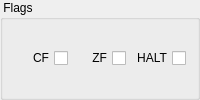
                <widget class="QGroupBox" name="flagsGroupBox">
                <property name="title">
                  <string> Flags </string>
                </property>
                <layout class="QHBoxLayout" name="horizontalLayout" stretch="0,0,0,0,0">
                  <property name="spacing">
                  <number>4</number>
                  </property>
                  <item>
                  <widget class="QCheckBox" name="cfCheckBox">
                    <property name="key" stdset="0">
                      <string>CF</string>
                    </property>
                    <property name="type" stdset="0">
                      <string>boolean</string>
                    </property>
                    <property name="toolTip">
                    <string>Carry flag</string>
                    </property>
                    <property name="layoutDirection">
                    <enum>Qt::RightToLeft</enum>
                    </property>
                    <property name="text">
                    <string>CF</string>
                    </property>
                  </widget>
                  </item>
                  <item>
                  <widget class="QCheckBox" name="zfCheckBox">
                    <property name="key" stdset="0">
                      <string>ZF</string>
                    </property>
                    <property name="type" stdset="0">
                      <string>boolean</string>
                    </property>
                    <property name="toolTip">
                    <string>Zero flag</string>
                    </property>
                    <property name="layoutDirection">
                    <enum>Qt::RightToLeft</enum>
                    </property>
                    <property name="text">
                    <string>ZF</string>
                    </property>
                  </widget>
                  </item>
                  <item>
                  <widget class="QCheckBox" name="haltCheckBox">
                    <property name="key" stdset="0">
                      <string>HALT</string>
                    </property>
                    <property name="type" stdset="0">
                      <string>boolean</string>
                    </property>
                    <property name="toolTip">
                    <string>Halt mode</string>
                    </property>
                    <property name="layoutDirection">
                    <enum>Qt::RightToLeft</enum>
                    </property>
                    <property name="text">
                    <string>HALT</string>
                    </property>
                  </widget>
                  </item>
                </layout>
                </widget>
